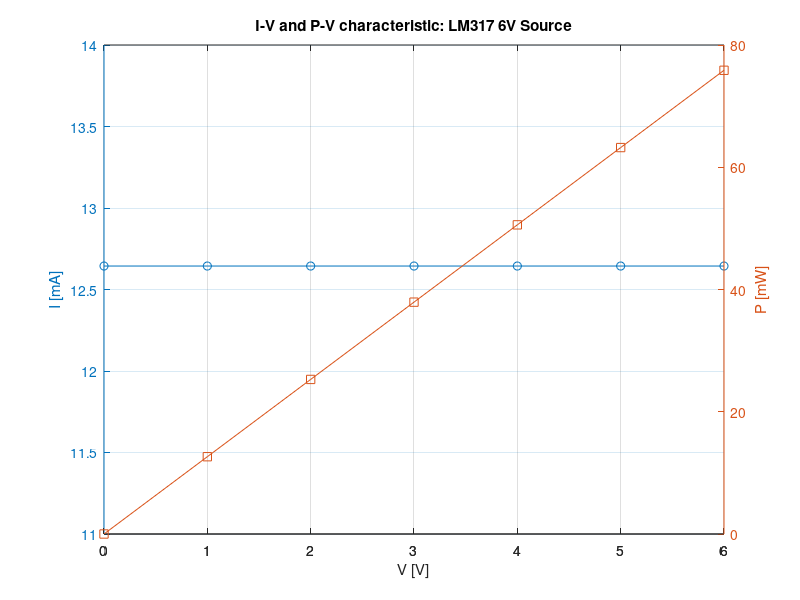

MATLAB code to generate this figure:
% ECE203 Lab 3: V-I characteristic curves
%
% INSTRUCTIONS:
% 1. Enter your data values, plot limits, and plot title
% 2. Run the script
% 3. Select "File | Print Preview" on the figure window
% 4. Click these buttons in order: "Landscape" and "Fill Page"
% 5. Click the "Print" button

%----------------------------------------------------------------

% Title of the plot
ptitle = 'I-V and P-V characteristic: LM317 6V Source';

% Data values in the order V (in volts) and I (in mA)
vi = [	0 	12.644 ;
	1	12.644 ;
	2	12.644 ;
    3   12.644;
	4	12.644;
    5   12.644;
    6   12.644
    
    % no semi-colon for final pair
];

% Plot limits
uselimits = 0; % 1 => use plot limits below, 0 => auto limits
vlim = [0 6];	% V minimum to maximum values
ilim = [0 20];	% I minimum to maximum values
plim = [0 100];	% P minimum to maximum values

%----------------------------------------------------------------

% Standard plot labels and styles
ilabel = 'I [mA]';
vlabel = 'V [V]';
plabel = 'P [mW]';
ivtitle = 'I vs. V';
pvtitle = 'P vs. V';
ilstyle = '-';
plstyle = '-';
imstyle = 'o';
pmstyle = 's';
lwidth = 0.5;

% Plot current and voltage on the same graph
figure
[ax,h1,h2] = plotyy(vi(:,1),vi(:,2),vi(:,1),vi(:,1).*vi(:,2));
set(get(ax(1),'Ylabel'),'String',ilabel) 
set(get(ax(2),'Ylabel'),'String',plabel) 
xlabel(vlabel)
title(ptitle)
set(h1,'LineStyle',ilstyle,'Marker',imstyle,'LineWidth',lwidth)
set(h2,'LineStyle',plstyle,'Marker',pmstyle,'LineWidth',lwidth)
if uselimits
   xlim = vlim;
   axes(ax(1)); set(ax(1),'YTickMode','auto'); axis(ax(1),[vlim ilim])
   axes(ax(2)); set(ax(2),'YTickMode','auto'); axis(ax(2),[vlim plim])
end
grid on

% All done!
